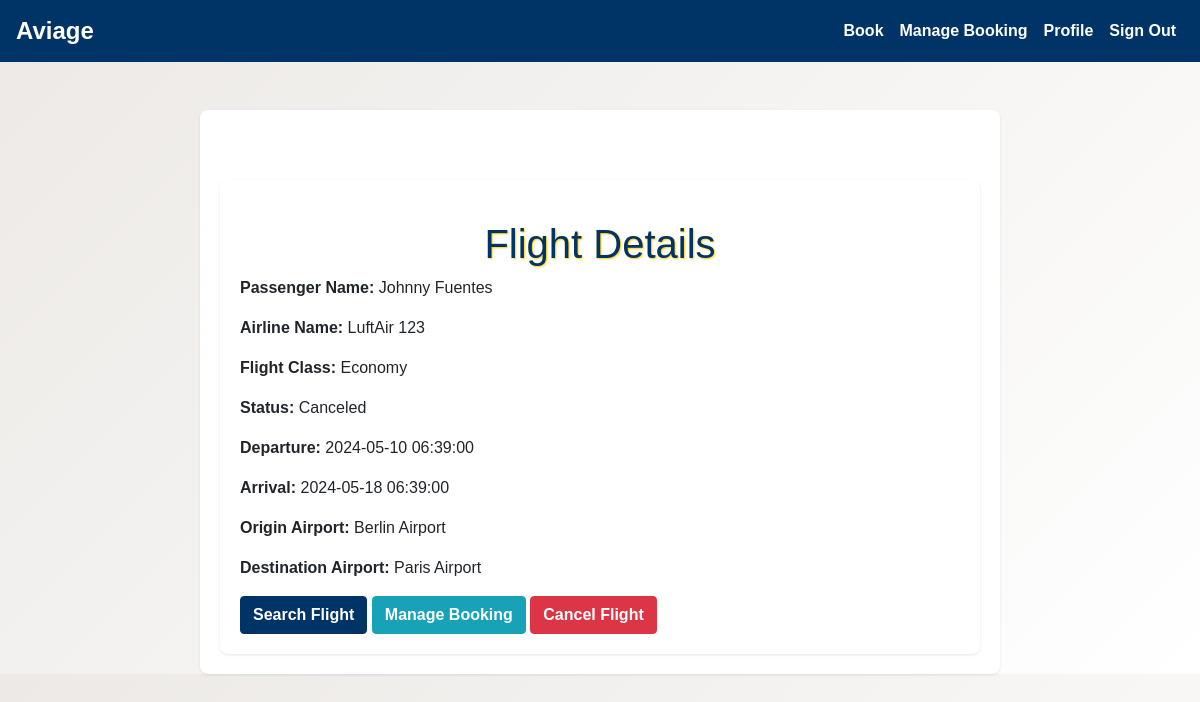
The app's page /view_flight_details/1 (signed in) with its own data.
### myapp/models.py (models this page shows, shortened)
class Booking(db.Model):
    __tablename__ = 'Booking'
    BookingId = db.Column(db.Integer, primary_key=True)
    UserId = db.Column(db.Integer, db.ForeignKey('User.UserId'))
    FlightId = db.Column(db.Integer, db.ForeignKey('FlightAvailability.FlightId'))
    ClassId = db.Column(db.Integer, db.ForeignKey('ClassType.ClassId'))
    StatusId = db.Column(db.Integer, db.ForeignKey('Status.StatusId'))
    Origin = db.Column(db.Integer, db.ForeignKey('FlightAvailability.Origin'))
    Destination = db.Column(db.Integer, db.ForeignKey('FlightAvailability.Destination'))
    Arrival = db.Column(db.DateTime, db.ForeignKey('FlightAvailability.Arrival'))
    Departure = db.Column(db.DateTime, db.ForeignKey('FlightAvailability.Departure'))
    BookingCity = db.Column(db.Integer, db.ForeignKey('City.CityId'))
    passengerName = db.Column(db.String(50), nullable=False)
    FlightPrice = db.Column(db.Float)
    TotalPrice = db.Column(db.Float)
    PaidAmount = db.Column(db.Float)
    Balance = db.Column(db.Float)
    user = db.relationship("User", backref="bookings")
    flight_availability = db.relationship("FlightAvailability", primaryjoin="and_(Booking.FlightId == FlightAvailability.FlightId, "
                                                                                 "Booking.Origin == FlightAvailability.Origin, "
                                                                                 "Booking.Destination == FlightAvailability.Destination, "
                                                                                 "Booking.Arrival == FlightAvailability.Arrival, "
                                                                                 "Booking.Departure == FlightAvailability.Departure)", backref="bookings")
    class_type = db.relationship("ClassType", backref="bookings")
    status = db.relationship("Status", backref="bookings")
    booking_city = db.relationship("City", backref="bookings")

class Airline(db.Model):
    __tablename__ = 'Airline'
    AirlineId = db.Column(db.Integer, primary_key=True)
    AirlineName = db.Column(db.String(50), nullable=False)
    CountryId = db.Column(db.Integer, db.ForeignKey('Country.CountryId'), nullable=False)
    country = db.relationship("Country", back_populates="airlines")
    flights = db.relationship("Flight", back_populates="airline")

class ClassType(db.Model):
    __tablename__ = 'ClassType'
    ClassId = db.Column(db.Integer, primary_key=True)
    ClassTypeName = db.Column(db.String(20), nullable=False)

class Status(db.Model):
    __tablename__ = 'Status'
    StatusId = db.Column(db.Integer, primary_key=True)
    Status = db.Column(db.String(20), nullable=False)

class Airport(db.Model):
    __tablename__ = 'Airport'
    AirportId = db.Column(db.Integer, primary_key=True)
    AirportName = db.Column(db.String(50), nullable=False)
    AirportTax = db.Column(db.Float, nullable=False)
    CityId = db.Column(db.Integer, db.ForeignKey('City.CityId'), nullable=True)
    cities = db.relationship("City", back_populates="airport")

### myapp/routes.py (the view)
@app.route('/view_flight_details/<int:booking_id>')
@login_required
def view_flight_details(booking_id):
    try:
        booking = Booking.query.get(booking_id)
        if not booking:
            flash('Booking not found', 'error')
            logging.error(f"Booking not found with ID: {booking_id}")
            return redirect(url_for('manage_booking'))  # Redirect to manage_booking if booking not found
        return render_template('flight_details.html',
                               flight=booking.flight_availability,
                               passenger_name=booking.passengerName,
                               class_type=booking.class_type.ClassTypeName,
                               status=booking.status.Status,
                               booking_id=booking.BookingId)  # Ensure booking_id is passed
    except Exception as e:
        flash(str(e), 'error')
        logging.error(f"Exception occurred: {e}")
        return redirect(url_for('manage_booking'))

### myapp/__init__.py (called while the page is built)
@login_manager.user_loader
def load_user(user_id):
    return User.query.get(int(user_id))

### myapp/templates/flight_details.html (shortened to what this page needs)
{% extends "base.html" %}
{% block content %}
    <div class="container">
        <h1>Flight Details</h1>
        <p><strong>Passenger Name:</strong> {{ passenger_name }}</p>
        <p><strong>Airline Name:</strong> {{ flight.flight.airline.AirlineName }} {{ flight.flight.airline.AirlineId }}</p>
        <p><strong>Flight Class:</strong> {{ class_type }}</p>
        <p><strong>Status:</strong> {{ status }}</p>
        <p><strong>Departure:</strong> {{ flight.Departure }}</p>
        <p><strong>Arrival:</strong> {{ flight.Arrival }}</p>
        <p><strong>Origin Airport:</strong> {{ flight.origin_airport.AirportName }}</p>
        <p><strong>Destination Airport:</strong> {{ flight.destination_airport.AirportName }}</p>
        <a href="{{ url_for('index') }}" class="btn btn-primary">Search Flight</a>
        <a href="{{ url_for('manage_booking') }}" class="btn btn-info">Manage Booking</a>
        <form action="{{ url_for('cancel_flight', booking_id=booking_id) }}" method="POST" style="display:inline;">
            <button type="submit" class="btn btn-danger">Cancel Flight</button>
        </form>
    </div>
{% endblock %}

### myapp/templates/base.html (style rules this page uses)
body { background: linear-gradient(135deg, #ece9e6 0%, #ffffff 100%); font-family: 'Arial', sans-serif; }
h1 { margin-top: 20px; color: #003366; font-size: 2.5rem; text-align: center; text-shadow: 1px 1px 2px #ffcc00; }

### myapp/templates/flight_details.html (style rules this page uses)
body { background: linear-gradient(135deg, #ece9e6 0%, #ffffff 100%); font-family: 'Arial', sans-serif; }
h1 { color: #003366; text-shadow: 1px 1px 2px #ffcc00; margin-top: 20px; text-align: center; }
.btn-primary, .btn-info, .btn-danger { font-weight: bold; transition: background-color 0.3s, border-color 0.3s; }
.btn-primary { background-color: #003366; border-color: #003366; }
.btn-info { background-color: #17a2b8; border-color: #17a2b8; }
.btn-danger { background-color: #dc3545; border-color: #dc3545; }
.container { margin-top: 50px; max-width: 800px; background: #ffffff; padding: 20px; border-radius: 0.5rem; box-shadow: 0 1px 3px rgba(0, 0, 0, 0.1); }

### records on screen
Booking: passengerName "Johnny Fuentes"
Airline: flight.airline.AirlineName "LuftAir", flight.airline.AirlineId "123"
ClassType: ClassTypeName "Economy"
Status: Status "Canceled"
Airport: origin_airport.AirportName "Berlin Airport"
Airport: destination_airport.AirportName "Paris Airport"

### other values on screen
{{ flight.Departure }} "2024-05-10 06:39:00"
{{ flight.Arrival }} "2024-05-18 06:39:00"
